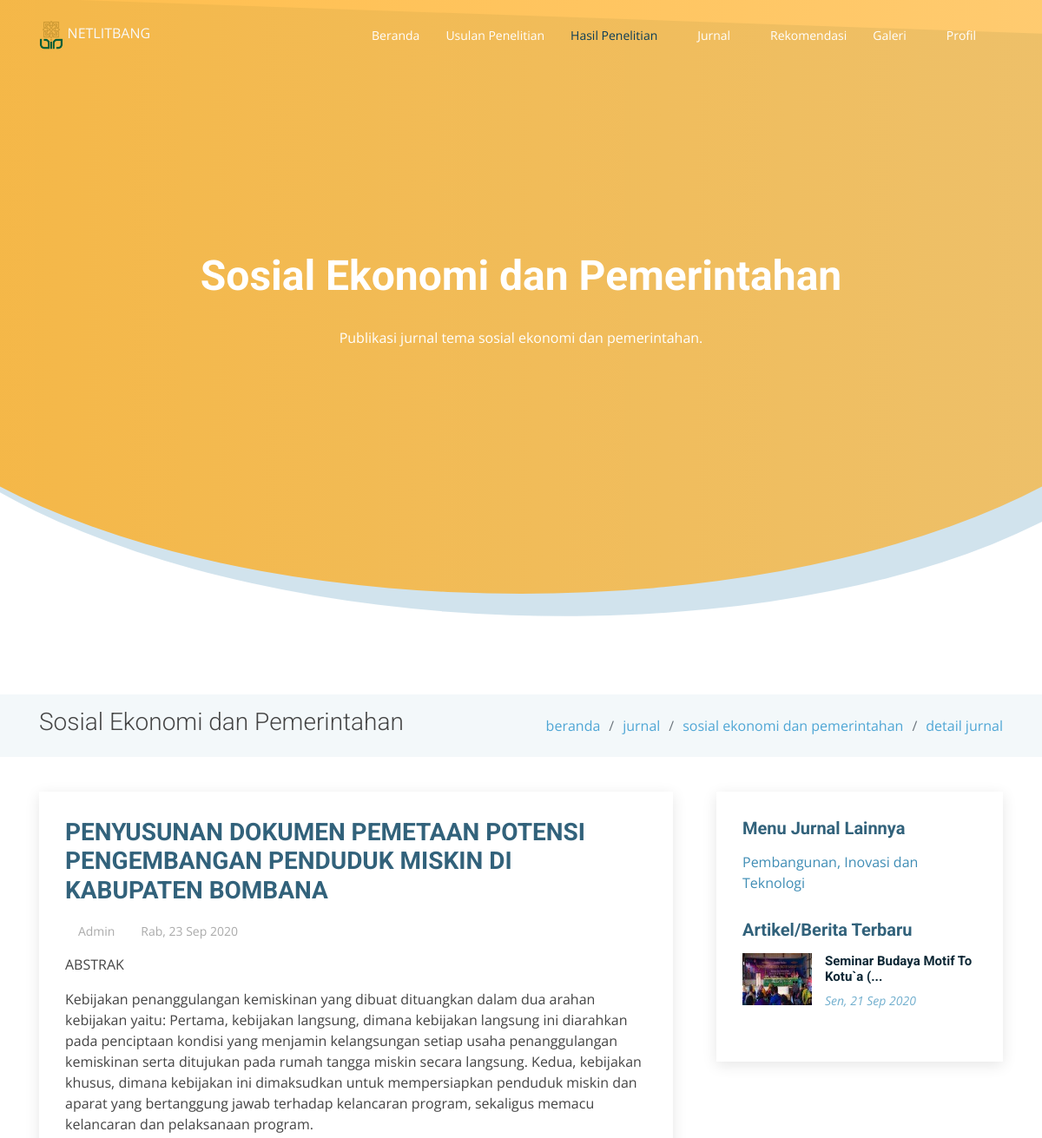
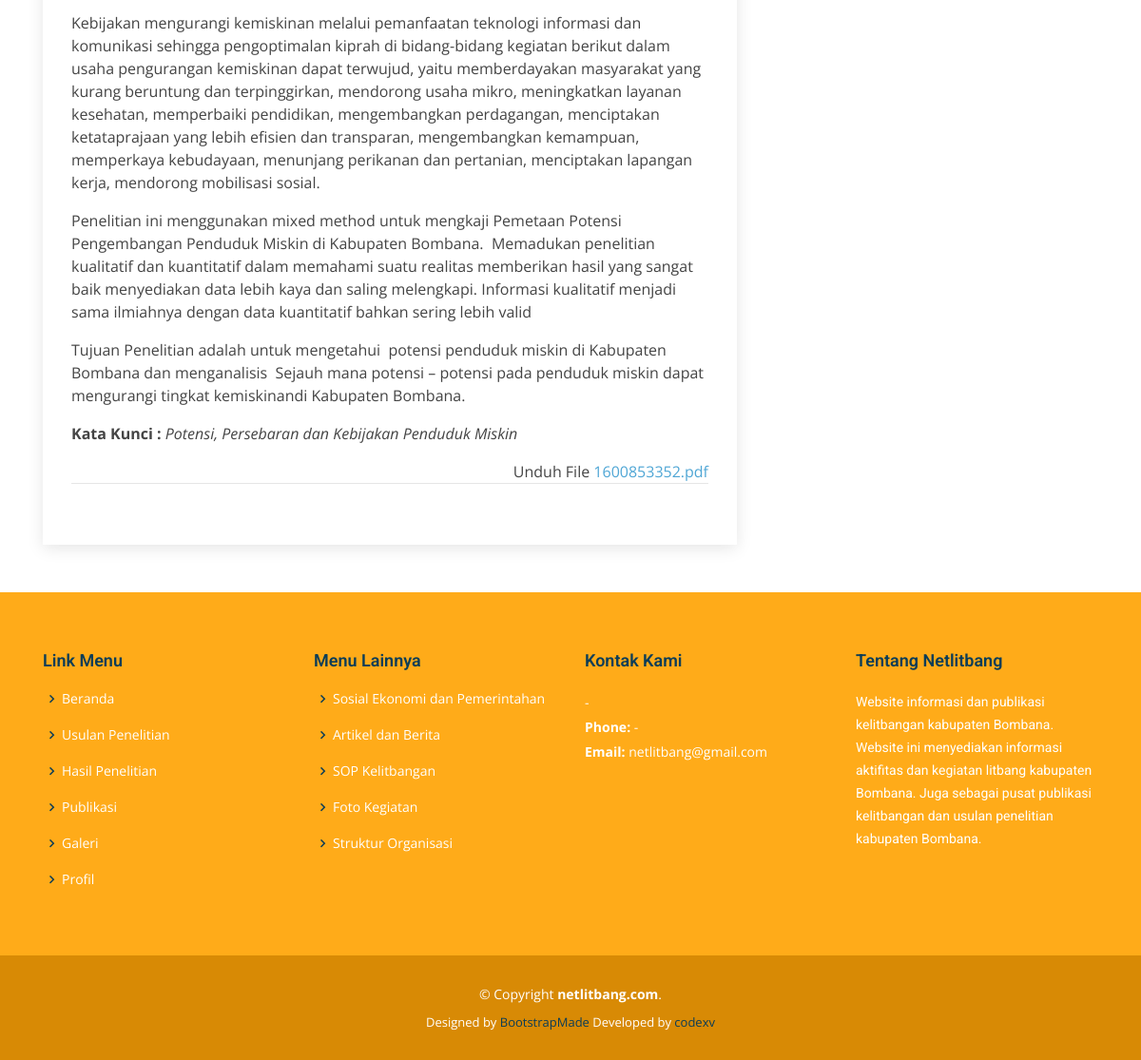
Screenshot of /litbang/detail/sosial-pemerintahan/penyusunan-dokumen-pemetaan-potensi-pengembangan-penduduk-miskin-di-kabupaten-bombana-1600853352 with the database file from the repository (2 pictures, top to bottom).
### tables this page shows
CREATE TABLE `articles` (
  `id` int(11) NOT NULL,
  `title` varchar(250) DEFAULT NULL,
  `content` text NOT NULL,
  `file` varchar(55) DEFAULT NULL,
  `start_date` date DEFAULT NULL,
  `end_date` date DEFAULT NULL,
  `type` enum('sop-kelitbangan','rik-bombana','agenda-kegiatan','rekomendasi','artikel-berita','sosial-pemerintahan','ekonomi-pembangunan','inovasi-pelayanan-publik','definisi','regulasi','kontak-kami','struktur-organisasi','gambar','foto-kegiatan','video') NOT NULL,
  `slug` varchar(250) DEFAULT NULL,
  `created_at` timestamp NOT NULL DEFAULT current_timestamp(),
  `created_by` int(11) NOT NULL,
  `updated_at` timestamp NULL DEFAULT NULL,
  `updated_by` int(11) DEFAULT NULL
);

### application/controllers/Litbang.php (called while the page is built, shortened)
<?php
class Litbang extends CI_Controller {
	public function __construct() {
		$this->load->model('Litbang_model');
	}
	public function detail($content, $slug) {
		$data					= $this->__getContentData($content, 'detail', $slug);
		$data['new_articles']	= $this->Litbang_model->getNewArticle();
		$this->load->view('templates/header');
		$this->load->view('templates/head-content', $data);
		$this->load->view('pages/litbang/'.$content.'-detail');
		$this->load->view('templates/footer');
	}
	protected function __getContentData($content, $function = 'index', $slug = NULL) {
		if($function == 'index') {
			if($content == 'sosial-pemerintahan') {
				$data				= $this->__getPagination($content, 'articles');
				$data['head']		= 'Sosial Ekonomi dan Pemerintahan';
				$data['content']	= 'Publikasi jurnal tema sosial ekonomi dan pemerintahan.';
				$data['title']		= 'Sosial Ekonomi dan Pemerintahan';
				$data['link_map']	= [
					[
						'title'	=> 'beranda',
						'slug'	=> base_url()
					],
					[
						'title'	=> 'hasil kelitbangan',
						'slug'	=> NULL
					],
					[
						'title'	=> 'sosial ekonomi dan pemerintahan',
						'slug'	=> NULL
					],
				];
				$data['side_submenu']	= [
					[
						'title'	=> 'Pembangunan, Inovasi dan Teknologi',
						'slug'	=> base_url('litbang/ekonomi-pembangunan'),
						'total'	=> $this->Litbang_model->getTotalData('ekonomi-pembangunan', 'articles')
					],
				];
				return $data;
			}else if($content == 'ekonomi-pembangunan') {
				$data				= $this->__getPagination($content, 'articles');
				$data['head']		= 'Pembangunan, Inovasi dan Teknologi';
				$data['content']	= 'Publikasi jurnal tema pembangunan, inovasi dan teknologi.';
				$data['title']		= 'Pembangunan, Inovasi dan Teknologi';
				$data['link_map']	= [
					[
						'title'	=> 'beranda',
						'slug'	=> base_url()
					],
					[
						'title'	=> 'hasil kelitbangan',
						'slug'	=> NULL
					],
					[
						'title'	=> 'pembangunan, inovasi dan teknologi',
						'slug'	=> NULL
					],
				];
				$data['side_submenu']	= [
					[
						'title'	=> 'Sosial Ekonomi dan Pemerintahan',
						'slug'	=> base_url('litbang/sosial-pemerintahan'),
						'total'	=> $this->Litbang_model->getTotalData('sosial-pemerintahan', 'articles')
					],
				];
				return $data;
			}else if($content == 'inovasi-pelayanan-publik') {
				$data				= $this->__getPagination($content, 'articles');
				$data['head']		= 'Inovasi dan Pelayanan Publik';
				$data['content']	= 'Publikasi jurnal tema inovasi dan pelayanan publik.';
				$data['title']		= 'Inovasi dan Pelayanan Publik';
				$data['link_map']	= [
					[
						'title'	=> 'beranda',
						'slug'	=> base_url()
					],
					[
						'title'	=> 'hasil kelitbangan',
						'slug'	=> NULL
					],
					[
						'title'	=> 'inovasi dan pelayanan publik',
						'slug'	=> NULL
					],
				];
				$data['side_submenu']	= [
					[
						'title'	=> 'Sosial dan Pemerintahan',
						'slug'	=> base_url('litbang/sosial-pemerintahan'),
						'total'	=> $this->Litbang_model->getTotalData('sosial-pemerintahan', 'articles')
					],
					[
						'title'	=> 'Ekonomi dan Pembangunan',
						'slug'	=> base_url('litbang/ekonomi-pembangunan'),
						'total' => $this->Litbang_model->getTotalData('ekonomi-pembangunan', 'articles')
					]
				];
				return $data;
			}
		}else if($function == 'detail') {
			if($content == 'sosial-pemerintahan') {
				$data['results']	= $this->Litbang_model->getDetailData('articles', $slug);
				$data['head']		= 'Sosial Ekonomi dan Pemerintahan';
				$data['content']	= 'Publikasi jurnal tema sosial ekonomi dan pemerintahan.';
				$data['title']		= 'Sosial Ekonomi dan Pemerintahan';
				$data['link_map']	= [
					[
						'title'	=> 'beranda',
						'slug'	=> base_url()
					],
					[
						'title'	=> 'jurnal',
						'slug'	=> NULL
					],
					[
						'title'	=> 'sosial ekonomi dan pemerintahan',
						'slug'	=> base_url('litbang/sosial-pemerintahan')
					],
					[
						'title'	=> 'detail jurnal',
						'slug'	=> NULL
					],
				];
				$data['side_submenu']	= [
					[
						'title'	=> 'Pembangunan, Inovasi dan Teknologi',
						'slug'	=> base_url('litbang/ekonomi-pembangunan'),
						'total'	=> NULL
					],
				];
				return $data;
			}else if($content == 'ekonomi-pembangunan') {
				$data['results']	= $this->Litbang_model->getDetailData('articles', $slug);
				$data['head']		= 'Pembangunan, Inovasi dan Teknologi';
				$data['content']	= 'Publikasi jurnal tema pembangunan, inovasi dan teknologi.';
				$data['title']		= 'Pembangunan, Inovasi dan Teknologi';
				$data['link_map']	= [
					[
						'title'	=> 'beranda',
						'slug'	=> base_url()
					],
					[
						'title'	=> 'hasil kelitbangan',
						'slug'	=> NULL
					],
					[
						'title'	=> 'pembangunan, inovasi dan teknologi',
						'slug'	=> NULL
					],
				];
				$data['side_submenu']	= [
					[
						'title'	=> 'Sosial Ekonomi dan Pemerintahan',
						'slug'	=> base_url('litbang/sosial-pemerintahan'),
						'total'	=> $this->Litbang_model->getTotalData('sosial-pemerintahan', 'articles')
					],
				];
				return $data;
			}else if($content == 'inovasi-pelayanan-publik') {
				$data['results']	= $this->Litbang_model->getDetailData('articles', $slug);
				$data['head']		= 'Inovasi dan Pelayanan Publik';
				$data['content']	= 'Publikasi jurnal tema inovasi dan pelayanan publik.';
				$data['title']		= 'Inovasi dan Pelayanan Publik';
				$data['link_map']	= [
					[
						'title'	=> 'beranda',
						'slug'	=> base_url()
					],
					[
						'title'	=> 'hasil kelitbangan',
						'slug'	=> NULL
					],
					[
						'title'	=> 'inovasi dan pelayanan publik',
						'slug'	=> NULL
					],
				];
				$data['side_submenu']	= [
					[
						'title'	=> 'Sosial dan Pemerintahan',
						'slug'	=> base_url('litbang/sosial-pemerintahan'),
						'total'	=> $this->Litbang_model->getTotalData('sosial-pemerintahan', 'articles')
					],
					[
						'title'	=> 'Ekonomi dan Pembangunan',
						'slug'	=> base_url('litbang/ekonomi-pembangunan'),
						'total' => $this->Litbang_model->getTotalData('ekonomi-pembangunan', 'articles')
					]
				];
				return $data;
			}
		}
	}
}

### index.php (called while the page is built, shortened)
<?php
require_once BASEPATH.'core/CodeIgniter.php';

### application/models/Litbang_model.php (called while the page is built, shortened)
<?php
class Litbang_model extends CI_Model{
    public function getNewArticle(){
                      $this->db->limit(3);
                      $this->db->order_by('created_at', 'DESC');
        $results    = $this->db->get_where('articles', ['type' => 'artikel-berita'])->result_array();
        return $results;
    }
    public function getDetailData($table, $slug) {
        $results    = $this->db->get_where($table, ['slug' => $slug])->result_array();
        return $results;
    }
}

### application/helpers/rmy_helper.php (called while the page is built, shortened)
<?php defined('BASEPATH') OR exit('No direct script access allowed');
if (! function_exists('_limitText($string, $limit = 100)'))
{
	function _limitText($string, $limit = 100) {
        $string = strip_tags($string);
        if (strlen($string) > $limit) {
            $stringCut = substr($string, 0, $limit);
            $endPoint = strrpos($stringCut, ' ');
            $string = $endPoint? substr($stringCut, 0, $endPoint) : substr($stringCut, 0);
            $string .= '...';
        }
        return $string;
    }
}
if (! function_exists('_dateShortID($date)'))
{
	function _dateShortID($date){
        $bulan = array(
            'Jan',
            'Feb',
            'Mar',
            'Apr',
            'Mei',
            'Jun',
            'Jul',
            'Agu',
            'Sep',
            'Okt',
            'Nov',
            'Des'
        );
        $hari = array(
            'Monday' => 'Sen',
            'Tuesday' => 'Sel',
            'Wednesday' => 'Rab',
            'Thursday' => 'Kam',
            'Friday' => 'Jum',
            'Saturday' => 'Sab',
            'Sunday' => 'Min'
        );
        $split = explode(' ', $date);
        $split = explode('-', $split[0]);
        $indexHari = date('l', strtotime($date));
        return $hari[$indexHari].', '.$split[2].' '.$bulan[$split[1]-1].' '.$split[0];
    }
}

### application/views/pages/litbang/sosial-pemerintahan-detail.php (the view, shortened to what this page needs)
<main id="main">
    <section class="breadcrumbs">
        <div class="container">
            <div class="d-flex justify-content-between align-items-center">
            <h2><?=$title?></h2>
            <ol>
                <?php
                    foreach($link_map as $link) {
                ?>
                <li><a href="<?=$link['slug']?>"><?=$link['title']?></a></li>
                <?php
                    }
                ?>
            </ol>
            </div>
        </div>
    </section>
    <section class="blog" data-aos="fade-up" data-aos-easing="ease-in-out" data-aos-duration="500">
        <div class="container">
            <div class="row">
                <div class="col-lg-8 entries">
                    <article class="entry entry-single">
                        <h2 class="entry-title">
                            <a href="#"><?=$results[0]['title']?></a>
                        </h2>
                        <div class="entry-meta">
                            <ul>
                            <li class="d-flex align-items-center"><i class="icofont-user"></i> <a href="#">Admin</a></li>
                            <li class="d-flex align-items-center"><i class="icofont-wall-clock"></i> <a href="#"><time datetime="<?=date('Y-m-d')?>"><?=_dateShortID($results[0]['created_at'])?></time></a></li>
                            </ul>
                        </div>
                        <div class="entry-content">
                            <p><?=$results[0]['content']?></p>
                        </div>
                        <div class="read-more text-right">
                            Unduh File <a href="<?=base_url('uploads/files/').$results[0]['file']?>" download=""><?=$results[0]['file']?></a>
                        </div>
                        <div class="entry-footer clearfix">
                            <div class="float-right share">
                                <a href="#" title="Share on Twitter"><i class="icofont-twitter"></i></a>
                                <a href="#" title="Share on Facebook"><i class="icofont-facebook"></i></a>
                                <a href="#" title="Share on Instagram"><i class="icofont-instagram"></i></a>
                            </div>
                        </div>
                    </article>
                </div>
                <div class="col-lg-4">
                    <div class="sidebar">
                    <h3 class="sidebar-title">Menu Jurnal Lainnya</h3>
                    <div class="sidebar-item categories">
                        <ul>
                            <?php
                                foreach($side_submenu as $submenu) {
                            ?>
                            <li><a href="<?=$submenu['slug']?>"><?=$submenu['title']?> <?=!empty($submenu['total']) ? '<span>('.$submenu['total'].')</span>' : '' ?></a></li>
                            <?php
                                }
                            ?>
                        </ul>
                    </div>
                    <h3 class="sidebar-title">Artikel/Berita Terbaru</h3>
                    <div class="sidebar-item recent-posts">
                        <?php
                            if(!empty($new_articles)) {
                                foreach($new_articles as $value) {
                        ?>
                        <div class="post-item clearfix">
                            <img src="<?=base_url('uploads/images/thumbs/').$value['file']?>" alt="gambar">
                            <h4><a href="<?=base_url('journal/detail/artikel-berita/').$value['slug']?>"><?=_limitText($value['title'],35)?></a></h4>
                            <time datetime="<?=date('Y-m-d')?>"><?=_dateShortID($value['created_at'])?></time>
                        </div>
                        <?php
                                }
                            }else {
                        ?>
                        <h3>Tidak ada berita.</h3>
                        <?php
                            }
                        ?>
                    </div>
                    </div>
                </div>
            </div>
        </div>
    </section>
</main>

### front/assets/css/style.css (style rules this page uses)
body { font-family: "Open Sans", sans-serif; color: #444; }
a { color: #4fa6d5; }
h1, h2, h3, h4, h5, h6, .font-primary { font-family: "Roboto", sans-serif; }
#main { margin-top: 80px; }
section { padding: 60px 0; }
.breadcrumbs { padding: 15px 0; background-color: #f3f8fa; min-height: 40px; }
.breadcrumbs h2 { font-size: 28px; font-weight: 300; }
.breadcrumbs ol { display: flex; flex-wrap: wrap; list-style: none; padding: 0; margin: 0; }
.breadcrumbs ol li + li { padding-left: 10px; }
.breadcrumbs ol li + li::before { display: inline-block; padding-right: 10px; color: #6c757d; content: "/"; }
.blog { padding: 40px 0 20px 0; }
.blog .entry { padding: 30px; margin-bottom: 60px; box-shadow: 0 4px 16px rgba(0, 0, 0, 0.1); }
.blog .entry .entry-title { font-size: 28px; font-weight: bold; padding: 0; margin: 0 0 20px 0; }
.blog .entry .entry-title a { color: #32627b; transition: 0.3s; }
.blog .entry .entry-meta { margin-bottom: 15px; color: #dddddd; }
.blog .entry .entry-meta ul { display: flex; flex-wrap: wrap; list-style: none; padding: 0; margin: 0; }
.blog .entry .entry-meta ul li + li { padding-left: 15px; }
.blog .entry .entry-meta i { font-size: 14px; padding-right: 4px; }
.blog .entry .entry-meta a { color: #aaaaaa; font-size: 14px; display: inline-block; }
.blog .entry .entry-content p { line-height: 24px; }
.blog .entry .entry-footer { padding-top: 10px; border-top: 1px solid #e6e6e6; }
.blog .entry .entry-footer i { color: #4c99c1; display: inline; }
.blog .entry .entry-footer a { color: #90c0d8; transition: 0.3s; }
.blog .entry .entry-footer .share { font-size: 16px; }
.blog .entry .entry-footer .share i { padding-left: 5px; }
.blog .entry-single { margin-bottom: 30px; }
.blog .sidebar { padding: 30px; margin: 0 0 60px 20px; box-shadow: 0 4px 16px rgba(0, 0, 0, 0.1); }
.blog .sidebar .sidebar-title { font-size: 20px; font-weight: 700; padding: 0 0 0 0; margin: 0 0 15px 0; color: #32627b; position: relative; }
.blog .sidebar .sidebar-item { margin-bottom: 30px; }
.blog .sidebar .categories ul { list-style: none; padding: 0; }
.blog .sidebar .categories ul a { color: #3f8db5; }
.blog .sidebar .recent-posts img { width: 80px; float: left; }
.blog .sidebar .recent-posts h4 { font-size: 15px; margin-left: 95px; font-weight: bold; }
.blog .sidebar .recent-posts h4 a { color: #0d2735; transition: 0.3s; }
.blog .sidebar .recent-posts time { display: block; margin-left: 95px; font-style: italic; font-size: 14px; color: #72afce; }

### rows the page displays
articles: title "PENYUSUNAN DOKUMEN PEMETAAN POTENSI PENGEMBANGAN PENDUDUK MISKIN DI KABUPATEN BOMBANA", created_at "Rab, 23 Sep 2020", content "ABSTRAK Kebijakan penanggulangan kemiskinan yang dibuat dituangkan dalam dua arahan kebijakan yaitu: Pertama, kebijakan langsung, dimana kebijakan langsung ini diarahkan pada penciptaan kondisi yang menjamin kelangsungan setiap usaha penanggulangan kemiskinan serta ditujukan pada rumah tangga miskin secara langsung. Kedua, kebijakan khusus, dimana kebijakan ini dimaksudkan untuk mempersiapkan penduduk miskin dan aparat yang bertanggung jawab terhadap kelancaran program, sekaligus memacu kelancaran dan pelaksanaan program. Kebijakan mengurangi kemiskinan melalui pemanfaatan teknologi informasi dan komunikasi sehingga pengoptimalan kiprah di bidang-bidang kegiatan berikut dalam usaha…", file "1600853352.pdf"
articles: file (picture), title "Seminar Budaya Motif To Kotu`a (...", created_at "Sen, 21 Sep 2020"

### other values shown
$head "Sosial Ekonomi dan Pemerintahan"
$content "Publikasi jurnal tema sosial ekonomi dan pemerintahan."
$title "Sosial Ekonomi dan Pemerintahan"
$link['title'] "beranda"
$link['title'] "jurnal"
$link['title'] "sosial ekonomi dan pemerintahan"
$link['title'] "detail jurnal"
$submenu['title'] "Pembangunan, Inovasi dan Teknologi"
